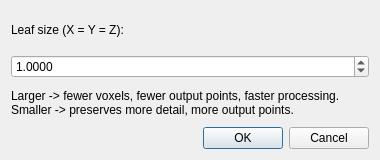
<?xml version="1.0" encoding="UTF-8"?>
<ui version="4.0">
 <class>VoxelGridDialog</class>
 <widget class="QDialog" name="VoxelGridDialog">
  <property name="geometry">
   <rect><x>0</x><y>0</y><width>380</width><height>160</height></rect>
  </property>
  <property name="windowTitle">
   <string>Voxel Grid Downsample</string>
  </property>
  <layout class="QVBoxLayout" name="verticalLayout">
   <item>
    <widget class="QLabel" name="labelLeaf">
     <property name="text"><string>Leaf size (X = Y = Z):</string></property>
    </widget>
   </item>
   <item>
    <widget class="QDoubleSpinBox" name="spinLeaf">
     <property name="minimum"><double>0.0001</double></property>
     <property name="maximum"><double>1000.00</double></property>
     <property name="value"><double>1.00</double></property>
     <property name="singleStep"><double>0.10</double></property>
     <property name="decimals"><number>4</number></property>
    </widget>
   </item>
   <item>
    <widget class="QLabel" name="hintLeaf">
     <property name="text"><string>Larger -> fewer voxels, fewer output points, faster processing. Smaller -> preserves more detail, more output points.</string></property>
     <property name="wordWrap"><bool>true</bool></property>
    </widget>
   </item>
   <item>
    <widget class="QDialogButtonBox" name="buttonBox">
     <property name="standardButtons"><set>QDialogButtonBox::Cancel|QDialogButtonBox::Ok</set></property>
    </widget>
   </item>
  </layout>
 </widget>
</ui>
